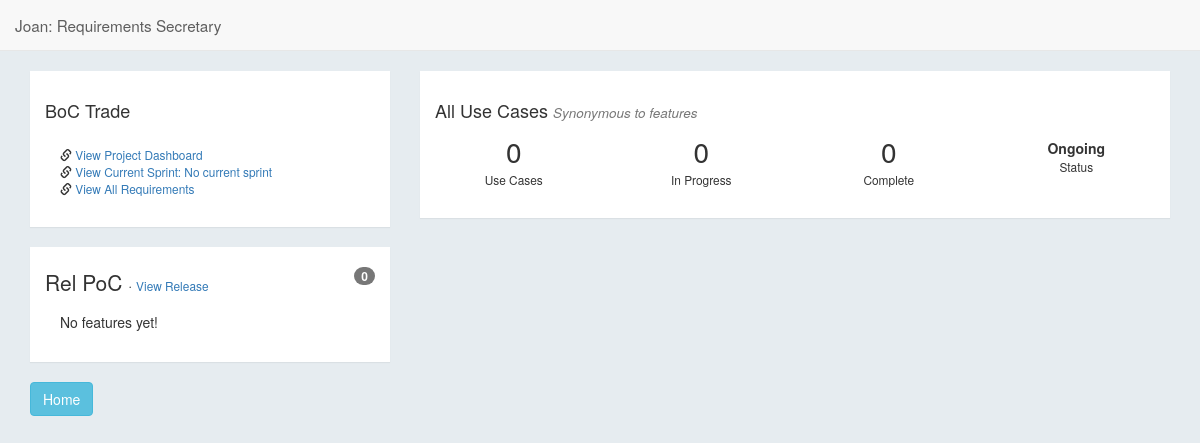
/joan/project/2/features, run on the app's committed database.
### joan/models.py (models this page shows, shortened)
class Project (models.Model):
    project_name = models.CharField(max_length=50,unique = True)
    slug = models.SlugField(max_length=10, null=True,unique=True)
    project_company = models.CharField(max_length=50)
    project_description = models.CharField(max_length=50)
    project_start_date = models.DateField(blank=True,null=True)
    project_end_date = models.DateField(blank=True, null=True)
    created_at = models.DateTimeField(auto_now_add=True,null=True)
    updated_at = models.DateTimeField(auto_now=True,null=True)
    def __str__(self):
        return self.project_name

class Release (models.Model):
    project = models.ForeignKey(Project, on_delete=models.CASCADE, default=DEFAULT_PROJECT)
    release_name = models.CharField(max_length=50)
    release_target_date = models.DateField(blank=True, null=True)
    release_actual_date = models.DateField(blank=True, null=True)
    release_uat_start_date = models.DateField(blank=True, null=True)
    release_uat_end_date = models.DateField(blank=True, null=True)
    release_details = models.CharField(max_length=70,blank=True)
    def __str__(self):
        return "Rel " + self.release_name

### joan/views.py (the view)
# urls.py: url(r'^project/(?P<pk>[a-zA-Z0-9-]+)/features', views.ProjectFeaturesView.as_view(), name='features_list'),
class ProjectFeaturesView(generic.DetailView):
    model = Project
    template_name = 'joan/features_list.html'
    def get_context_data(self, **kwargs):
        context = super(ProjectFeaturesView, self).get_context_data(**kwargs)
        context['all_features'] = Feature.objects.distinct().filter(release__project__id__exact=self.kwargs['pk'])
        context['done_feature_list'] = Feature.objects.distinct().filter(release__project__id__exact=self.kwargs['pk']).filter(status__exact='DO')
        context['ongoing_features_count'] = Feature.objects.distinct().filter(release__project__id__exact=self.kwargs['pk']).filter(status__in=('NW', 'DU', 'FV')).count() + Feature.objects.distinct().filter(release__project__id__exact=self.kwargs['pk']).filter(status__isnull=True).count()
        context['features_status']= get_requirements_status(context['done_feature_list'],self.kwargs['pk'])
        context['current_sprint'] = get_current_sprint(self.kwargs['pk'])
        return context

### joan/views.py (called while the page is built)
def get_requirements_status(done, project):
    if Requirement.objects.distinct().filter(project__id__exact=project).count() == done.count():
        status = "Complete"
    else:
        status = "Ongoing"
    return status

def get_current_sprint(project):
    try:
        return Sprint.objects.filter(release__project__id__exact=project).filter(status__exact='AC').get()
    except:
        return "No current sprint"

### joan/templates/joan/features_list.html (shortened to what this page needs)
{% extends 'joan/base.html' %} {% load extras %}
  {% block pagecontent %}
  <div class="container">
    <br>
      <div class="row">
          <div class="col-sm-4">
            <div class="panel module">
              <h4>{{ project }}</h4>
              <div class="panel-body">
              <small><span class="glyphicon glyphicon-link" aria-hidden="true"></span> <a href="{% url 'joan:project' project.id %}">View Project Dashboard</a></small><br>
              <small><span class="glyphicon glyphicon-link" aria-hidden="true"></span> <a href="{% url 'joan:sprint' current_sprint.id %}">View Current Sprint: {{current_sprint}}</a></small><br>
              <small><span class="glyphicon glyphicon-link" aria-hidden="true"></span> <a href="{% url 'joan:requirements_list' project.id %}">View All Requirements</a></small>
            </div>
            </div>
          </div>
          <div class="col-sm-8">
            <div class="panel module">
              <div class="row">
                <div class="col-sm-12">
                <h4>All Use Cases <small><em>Synonymous to features</em></small></h4>
                </div>
                <div class="panel-body">
                  <div class="row">
                    <div class="col-sm-3 text-center">
                      <span style="font-size: 2em">{{ all_features.count}}</span><br>
                      <small>Use Cases</small>
                    </div>
                    <div class="col-sm-3 text-center">
                      <span style="font-size: 2em">{{ ongoing_features_count }}</span><br>
                      <small>In Progress</small>
                    </div>
                    <div class="col-sm-3 text-center">
                      <span style="font-size: 2em">{{ done_feature_list.count }}</span><br>
                      <small>Complete</small>
                    </div>
                    <div class="col-sm-3 text-center">
                      <div class="btn">
                        <strong>Ongoing</strong>
                        <br><small>Status</small>
                      </div>
                    </div>
                  </div>
                </div>
              </div>
            </div>
          </div>
      </div>
  </div>
  <div class="container">
    <div class="row">
      <ul class="list-unstyled">
        {% for release in project.release_set.all %}
        <div class="col-xs-4">
          <div class="panel module">
              <span style="font-size: 1.5em; font-weight: 500">{{ release }} </span>	&#183;
              <small><a href="{% url 'joan:release' release.id %}">View Release</a></small>
                <div class="pull-right"><span class="badge">{{ release.feature_set.count}}</span></div>
              <div class="panel-body">
                {% if release.feature_set.count == 0 %}
                <span>No features yet!</span>
                {% endif %}
              </div>
          </div>
        </div>
        {% endfor %}
      </ul>
    </div>
  </div>
  <div class="container">
    <a class="btn btn-info" href="{% url 'joan:project' project.id %}">Home</a>
    <br>
  </div>
  {% endblock %}

### joan/static/joan/style.css (style rules this page uses)
body { background: #E6ECF0; }
.panel { border-radius: 0; border: none; }
.module { padding: 20px 15px 15px 15px; }

### data on the page
Project: project_name "BoC Trade"
Release: release_name "Rel PoC", feature_set.count "0", shows "No features yet!"

### other printed values
{{ current_sprint }} "No current sprint"
{{ all_features.count }} "0"
{{ ongoing_features_count }} "0"
{{ done_feature_list.count }} "0"
